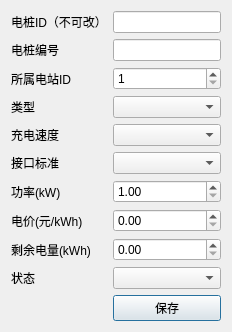
<?xml version="1.0" encoding="UTF-8"?>
<ui version="4.0">
 <class>EditPileDialog</class>
 <widget class="QDialog" name="EditPileDialog">
  <property name="windowTitle">
   <string>电桩</string>
  </property>
  <layout class="QFormLayout" name="form">
   <item row="0" column="0">
    <widget class="QLabel" name="idLabel">
     <property name="text">
      <string>电桩ID（不可改）</string>
     </property>
    </widget>
   </item>
   <item row="0" column="1">
    <widget class="QLineEdit" name="idEdit">
     <property name="readOnly">
      <bool>true</bool>
     </property>
    </widget>
   </item>
   <item row="1" column="0">
    <widget class="QLabel" name="codeLabel">
     <property name="text">
      <string>电桩编号</string>
     </property>
    </widget>
   </item>
   <item row="1" column="1">
    <widget class="QLineEdit" name="codeEdit"/>
   </item>
   <item row="2" column="0">
    <widget class="QLabel" name="stationIdLabel">
     <property name="text">
      <string>所属电站ID</string>
     </property>
    </widget>
   </item>
   <item row="2" column="1">
    <widget class="QSpinBox" name="stationIdSpin">
     <property name="minimum">
      <number>1</number>
     </property>
     <property name="maximum">
      <number>999999</number>
     </property>
    </widget>
   </item>
   <item row="3" column="0">
    <widget class="QLabel" name="typeLabel">
     <property name="text">
      <string>类型</string>
     </property>
    </widget>
   </item>
   <item row="3" column="1">
    <widget class="QComboBox" name="typeCombo"/>
   </item>
   <item row="4" column="0">
    <widget class="QLabel" name="speedLabel">
     <property name="text">
      <string>充电速度</string>
     </property>
    </widget>
   </item>
   <item row="4" column="1">
    <widget class="QComboBox" name="speedCombo"/>
   </item>
   <item row="5" column="0">
    <widget class="QLabel" name="connectorLabel">
     <property name="text">
      <string>接口标准</string>
     </property>
    </widget>
   </item>
   <item row="5" column="1">
    <widget class="QComboBox" name="connectorCombo"/>
   </item>
   <item row="6" column="0">
    <widget class="QLabel" name="powerLabel">
     <property name="text">
      <string>功率(kW)</string>
     </property>
    </widget>
   </item>
   <item row="6" column="1">
    <widget class="QDoubleSpinBox" name="powerSpin">
     <property name="minimum">
      <double>1.000000000000000</double>
     </property>
     <property name="maximum">
      <double>400.000000000000000</double>
     </property>
    </widget>
   </item>
   <item row="7" column="0">
    <widget class="QLabel" name="priceLabel">
     <property name="text">
      <string>电价(元/kWh)</string>
     </property>
    </widget>
   </item>
   <item row="7" column="1">
    <widget class="QDoubleSpinBox" name="priceSpin">
     <property name="decimals">
      <number>2</number>
     </property>
     <property name="maximum">
      <double>20.000000000000000</double>
     </property>
    </widget>
   </item>
   <item row="8" column="0">
    <widget class="QLabel" name="remainLabel">
     <property name="text">
      <string>剩余电量(kWh)</string>
     </property>
    </widget>
   </item>
   <item row="8" column="1">
    <widget class="QDoubleSpinBox" name="remainSpin">
     <property name="maximum">
      <double>500.000000000000000</double>
     </property>
    </widget>
   </item>
   <item row="9" column="0">
    <widget class="QLabel" name="statusLabel">
     <property name="text">
      <string>状态</string>
     </property>
    </widget>
   </item>
   <item row="9" column="1">
    <widget class="QComboBox" name="statusCombo"/>
   </item>
   <item row="10" column="0">
    <widget class="QLabel" name="saveSpacer">
     <property name="text">
      <string/>
     </property>
    </widget>
   </item>
   <item row="10" column="1">
    <widget class="QPushButton" name="saveBtn">
     <property name="text">
      <string>保存</string>
     </property>
    </widget>
   </item>
  </layout>
 </widget>
 <resources/>
 <connections/>
</ui>
